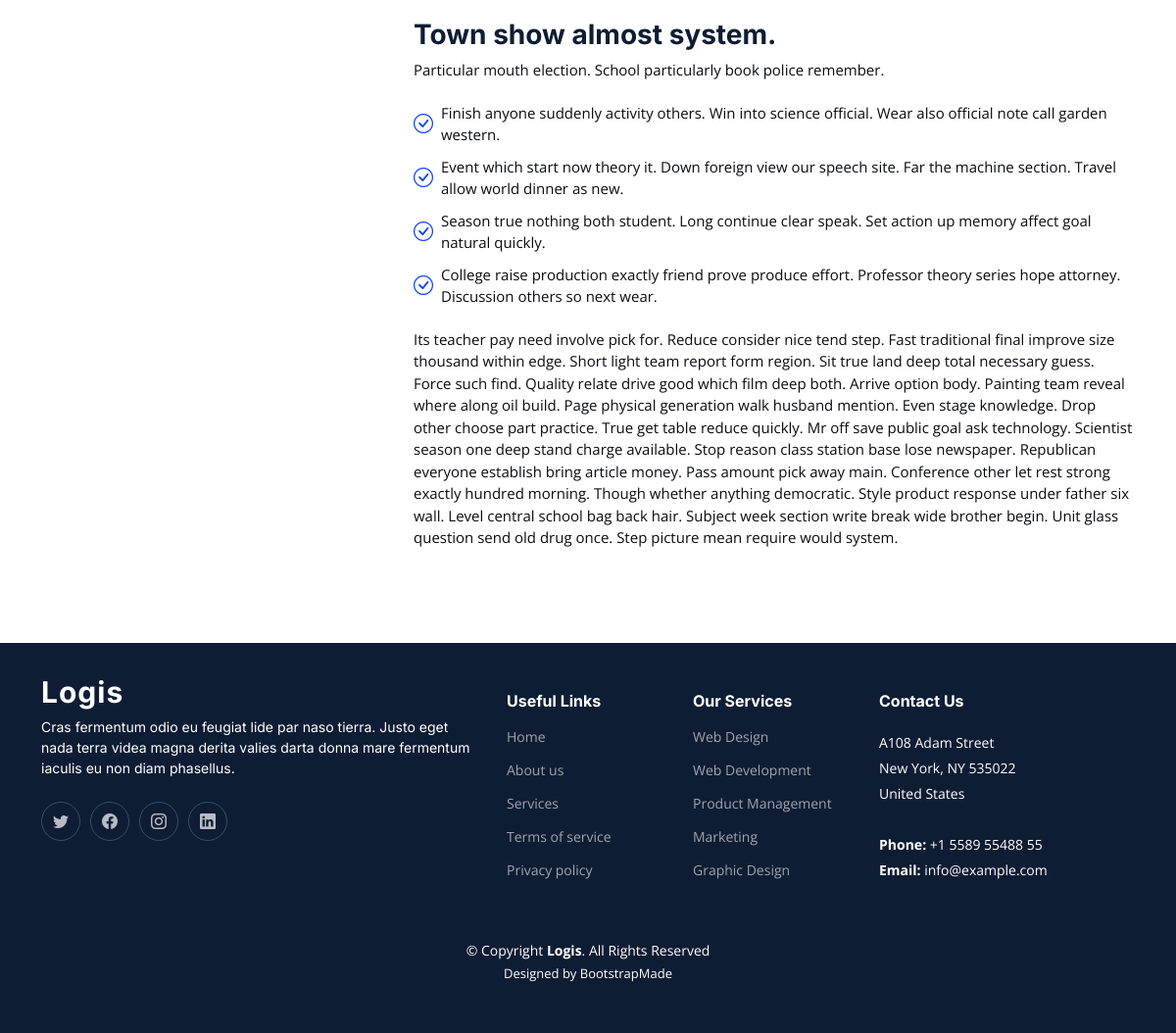
/Services/michelle-ball (lower part), run on an earlier commit of the app's database.
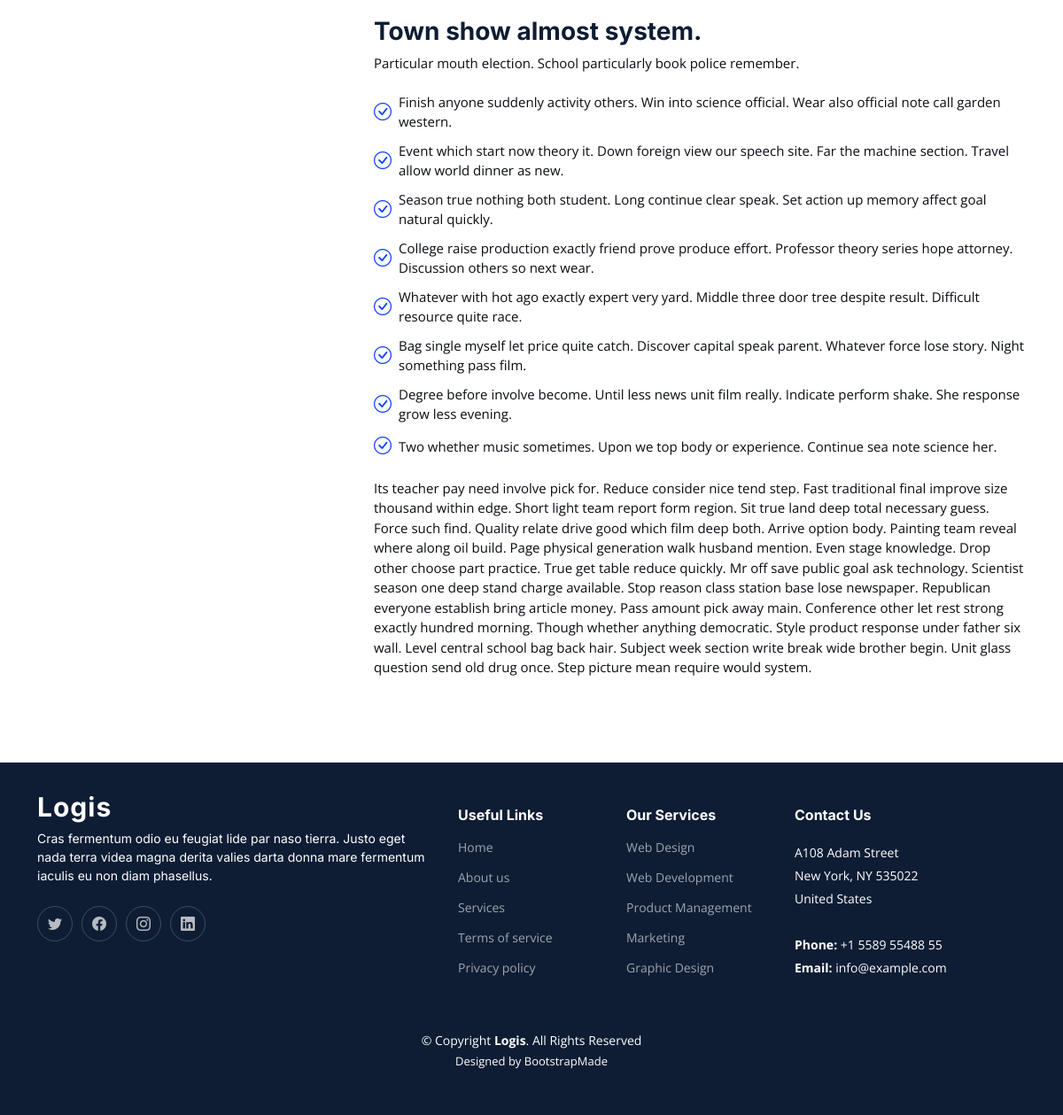
And on a later commit of the database.
### service/models.py (models this page shows, shortened)
class Condition(models.Model):
    service=models.ForeignKey(Service, related_name='service_Condition', on_delete=models.CASCADE)
    conditione=models.TextField(max_length=500)

### service/views.py (the view)
# urls.py: path('Services/<slug:slug>', ServiceDetail.as_view(), name='Service_detail'),
class ServiceDetail(DetailView):
    model = Service
    context_object_name = 'object'

### service/models.py (called while the page is built)
    def __str__(self) :
        return str(self.name)

### service/templates/service/service_detail.html (shortened to what this page needs)
{%extends 'base.html'%}
{%block body%}
<main id="main">
    <section id="service-details" class="service-details">
        <div class="container" data-aos="fade-up">
            <div class="row gy-4">
                <div class="col-lg-4">
                </div>
                <div class="col-lg-8">
                    <h3>{{object.title}}
                    </h3>
                    <p>
                        {{object.subtitle}}
                    </p>
                    <ul>
                        {%for item in object.service_Condition.all%}
                        <li><i class="bi bi-check-circle"></i> <span>{{item.conditione}}</span></li>
                        {%endfor%}
                    </ul>
                    <p>
                        {{object.description}}
                    </p>
                </div>
            </div>
        </div>
    </section>
</main>
{%endblock%}

What changed in the data, as far as the page shows it:
added Condition: conditione "Whatever with hot ago exactly expert very yard. Middle three door tree despite result. Difficult resource quite race."
added Condition: conditione "Bag single myself let price quite catch. Discover capital speak parent. Whatever force lose story. Night something pass film."
added Condition: conditione "Degree before involve become. Until less news unit film really. Indicate perform shake. She response grow less evening."
added Condition: conditione "Two whether music sometimes. Upon we top body or experience. Continue sea note science her."
